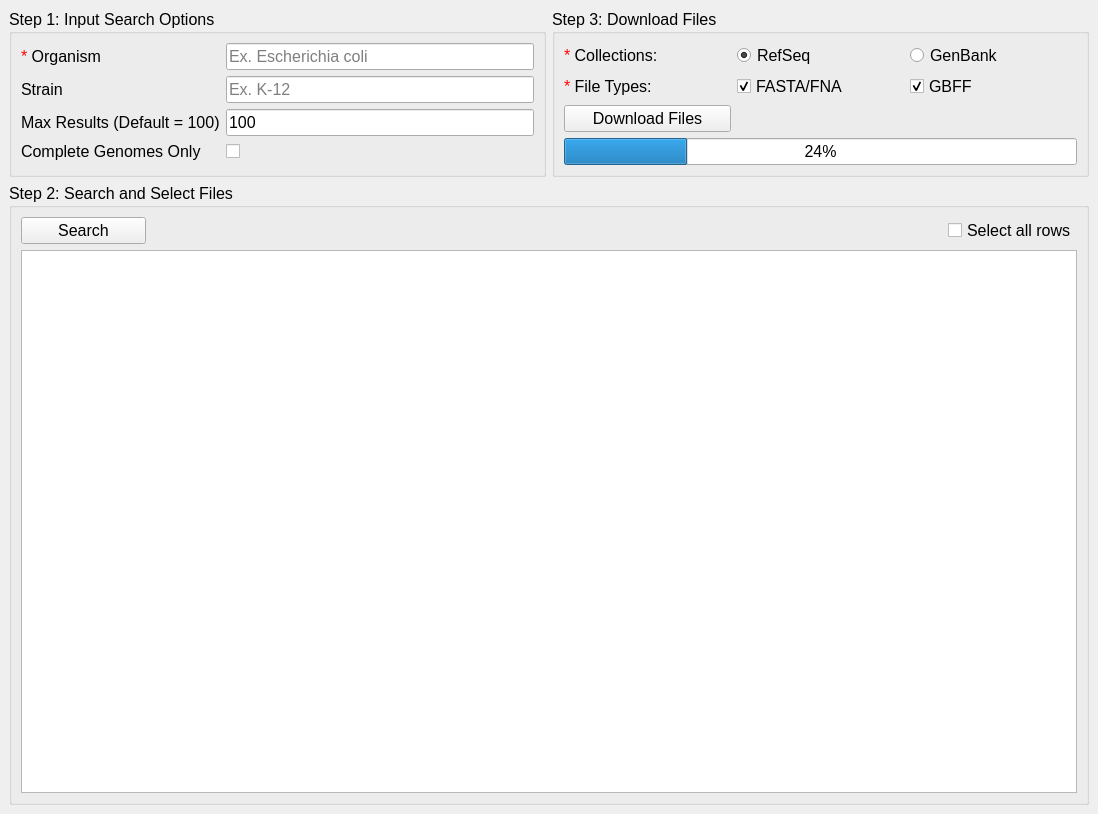
<?xml version="1.0" encoding="UTF-8"?>
<ui version="4.0">
 <class>MainWindow</class>
 <widget class="QMainWindow" name="MainWindow">
  <property name="geometry">
   <rect>
    <x>0</x>
    <y>0</y>
    <width>1098</width>
    <height>814</height>
   </rect>
  </property>
  <property name="font">
   <font>
    <pointsize>12</pointsize>
   </font>
  </property>
  <property name="windowTitle">
   <string>MainWindow</string>
  </property>
  <widget class="QWidget" name="centralwidget">
   <layout class="QGridLayout" name="gridLayout_2">
    <item row="0" column="0">
     <layout class="QGridLayout" name="gridLayout">
      <item row="2" column="0" colspan="2">
       <widget class="QGroupBox" name="grpStep2">
        <property name="title">
         <string>Step 2: Search and Select Files</string>
        </property>
        <layout class="QGridLayout" name="gridLayout_6">
         <item row="0" column="1" alignment="Qt::AlignRight">
          <widget class="QCheckBox" name="chkSelectAllRows">
           <property name="text">
            <string>Select all rows</string>
           </property>
          </widget>
         </item>
         <item row="1" column="0" colspan="2">
          <widget class="QTableView" name="tblNCBIResults">
           <property name="layoutDirection">
            <enum>Qt::LeftToRight</enum>
           </property>
          </widget>
         </item>
         <item row="0" column="0" alignment="Qt::AlignLeft">
          <widget class="QPushButton" name="pbtnSearch">
           <property name="minimumSize">
            <size>
             <width>125</width>
             <height>0</height>
            </size>
           </property>
           <property name="text">
            <string>Search</string>
           </property>
          </widget>
         </item>
        </layout>
       </widget>
      </item>
      <item row="1" column="0">
       <widget class="QGroupBox" name="grpStep1">
        <property name="sizePolicy">
         <sizepolicy hsizetype="Expanding" vsizetype="Preferred">
          <horstretch>0</horstretch>
          <verstretch>0</verstretch>
         </sizepolicy>
        </property>
        <property name="title">
         <string>Step 1: Input Search Options</string>
        </property>
        <layout class="QGridLayout" name="gridLayout_4">
         <item row="3" column="0">
          <widget class="QLabel" name="lblCompleteGenomesOnly">
           <property name="sizePolicy">
            <sizepolicy hsizetype="Preferred" vsizetype="Fixed">
             <horstretch>0</horstretch>
             <verstretch>0</verstretch>
            </sizepolicy>
           </property>
           <property name="toolTip">
            <string>&lt;html&gt;&lt;head/&gt;&lt;body&gt;&lt;p&gt;&lt;span style=&quot; font-size:12pt;&quot;&gt;Only display entries classified as &amp;quot;Complete Genomes&amp;quot; by NCBI.&lt;/span&gt;&lt;/p&gt;&lt;/body&gt;&lt;/html&gt;</string>
           </property>
           <property name="text">
            <string>Complete Genomes Only</string>
           </property>
          </widget>
         </item>
         <item row="0" column="0">
          <widget class="QLabel" name="lblOrganism">
           <property name="sizePolicy">
            <sizepolicy hsizetype="Preferred" vsizetype="Fixed">
             <horstretch>0</horstretch>
             <verstretch>0</verstretch>
            </sizepolicy>
           </property>
           <property name="text">
            <string>&lt;html&gt;&lt;head/&gt;&lt;body&gt;&lt;p&gt;&lt;span style=&quot; color:#ff0000;&quot;&gt;* &lt;/span&gt;Organism&lt;/p&gt;&lt;/body&gt;&lt;/html&gt;</string>
           </property>
          </widget>
         </item>
         <item row="2" column="1">
          <widget class="QLineEdit" name="ledMaxResults">
           <property name="text">
            <string>100</string>
           </property>
          </widget>
         </item>
         <item row="1" column="0">
          <widget class="QLabel" name="lblStrain">
           <property name="sizePolicy">
            <sizepolicy hsizetype="Preferred" vsizetype="Fixed">
             <horstretch>0</horstretch>
             <verstretch>0</verstretch>
            </sizepolicy>
           </property>
           <property name="text">
            <string>Strain</string>
           </property>
          </widget>
         </item>
         <item row="1" column="1">
          <widget class="QLineEdit" name="ledStrain">
           <property name="placeholderText">
            <string>Ex. K-12</string>
           </property>
          </widget>
         </item>
         <item row="2" column="0">
          <widget class="QLabel" name="lblMaxResults">
           <property name="sizePolicy">
            <sizepolicy hsizetype="Preferred" vsizetype="Fixed">
             <horstretch>0</horstretch>
             <verstretch>0</verstretch>
            </sizepolicy>
           </property>
           <property name="toolTip">
            <string>&lt;html&gt;&lt;head/&gt;&lt;body&gt;&lt;p&gt;&lt;span style=&quot; font-size:12pt;&quot;&gt;Number of search results to return.&lt;/span&gt;&lt;/p&gt;&lt;/body&gt;&lt;/html&gt;</string>
           </property>
           <property name="text">
            <string>Max Results (Default = 100)</string>
           </property>
          </widget>
         </item>
         <item row="0" column="1">
          <widget class="QLineEdit" name="ledOrganism">
           <property name="placeholderText">
            <string>Ex. Escherichia coli</string>
           </property>
          </widget>
         </item>
         <item row="3" column="1">
          <widget class="QCheckBox" name="chkCompleteGenomesOnly">
           <property name="text">
            <string/>
           </property>
          </widget>
         </item>
        </layout>
       </widget>
      </item>
      <item row="1" column="1">
       <widget class="QGroupBox" name="grpStep3">
        <property name="sizePolicy">
         <sizepolicy hsizetype="Expanding" vsizetype="Preferred">
          <horstretch>0</horstretch>
          <verstretch>0</verstretch>
         </sizepolicy>
        </property>
        <property name="title">
         <string>Step 3: Download Files</string>
        </property>
        <layout class="QGridLayout" name="gridLayout_5">
         <item row="1" column="0">
          <widget class="QLabel" name="lblFileTypes">
           <property name="toolTip">
            <string>&lt;html&gt;&lt;head/&gt;&lt;body&gt;&lt;p&gt;&lt;span style=&quot; font-size:12pt;&quot;&gt;These are the file types that you are choosing to download. GBFF = annotation file, FASTA/FNA = genomic sequence file.&lt;/span&gt;&lt;/p&gt;&lt;/body&gt;&lt;/html&gt;</string>
           </property>
           <property name="text">
            <string>&lt;html&gt;&lt;head/&gt;&lt;body&gt;&lt;p&gt;&lt;span style=&quot; color:#ff0000;&quot;&gt;*&lt;/span&gt; File Types:&lt;/p&gt;&lt;/body&gt;&lt;/html&gt;</string>
           </property>
          </widget>
         </item>
         <item row="0" column="1">
          <widget class="QRadioButton" name="rbtnCollectionsRefSeq">
           <property name="text">
            <string>RefSeq</string>
           </property>
           <property name="checked">
            <bool>true</bool>
           </property>
          </widget>
         </item>
         <item row="2" column="0">
          <widget class="QPushButton" name="pbtnDownloadFiles">
           <property name="minimumSize">
            <size>
             <width>125</width>
             <height>0</height>
            </size>
           </property>
           <property name="text">
            <string>Download Files</string>
           </property>
          </widget>
         </item>
         <item row="3" column="0" colspan="3">
          <widget class="QProgressBar" name="pbDownloadFiles">
           <property name="value">
            <number>24</number>
           </property>
          </widget>
         </item>
         <item row="2" column="1" colspan="2">
          <widget class="QLabel" name="lblDownloadFilesStatus">
           <property name="text">
            <string/>
           </property>
          </widget>
         </item>
         <item row="0" column="0">
          <widget class="QLabel" name="lblCollections">
           <property name="toolTip">
            <string>&lt;html&gt;&lt;head/&gt;&lt;body&gt;&lt;p&gt;&lt;span style=&quot; font-size:12pt;&quot;&gt;These are the databases that files are downloaded from. Refseq is considered the gold standard for annotations and assemblies. It is HIGHLY recommended to use Refseq if available for the genome of interest.&lt;/span&gt;&lt;/p&gt;&lt;/body&gt;&lt;/html&gt;</string>
           </property>
           <property name="text">
            <string>&lt;html&gt;&lt;head/&gt;&lt;body&gt;&lt;p&gt;&lt;span style=&quot; color:#ff0000;&quot;&gt;*&lt;/span&gt; Collections:&lt;/p&gt;&lt;/body&gt;&lt;/html&gt;</string>
           </property>
          </widget>
         </item>
         <item row="0" column="2">
          <widget class="QRadioButton" name="rbtnCollectionsGenBank">
           <property name="text">
            <string>GenBank</string>
           </property>
           <property name="checked">
            <bool>false</bool>
           </property>
          </widget>
         </item>
         <item row="1" column="1">
          <widget class="QCheckBox" name="chkFileTypesFNA">
           <property name="text">
            <string>FASTA/FNA</string>
           </property>
           <property name="checked">
            <bool>true</bool>
           </property>
          </widget>
         </item>
         <item row="1" column="2">
          <widget class="QCheckBox" name="chkFileTypesGBFF">
           <property name="text">
            <string>GBFF</string>
           </property>
           <property name="checked">
            <bool>true</bool>
           </property>
          </widget>
         </item>
         <item row="5" column="0" colspan="3">
          <layout class="QFormLayout" name="formLayout">
           <property name="fieldGrowthPolicy">
            <enum>QFormLayout::ExpandingFieldsGrow</enum>
           </property>
          </layout>
         </item>
        </layout>
       </widget>
      </item>
     </layout>
    </item>
   </layout>
  </widget>
 </widget>
 <tabstops>
  <tabstop>ledOrganism</tabstop>
  <tabstop>ledStrain</tabstop>
  <tabstop>ledMaxResults</tabstop>
  <tabstop>chkCompleteGenomesOnly</tabstop>
  <tabstop>pbtnSearch</tabstop>
  <tabstop>chkSelectAllRows</tabstop>
  <tabstop>tblNCBIResults</tabstop>
  <tabstop>rbtnCollectionsGenBank</tabstop>
  <tabstop>rbtnCollectionsRefSeq</tabstop>
  <tabstop>pbtnDownloadFiles</tabstop>
 </tabstops>
 <resources/>
 <connections/>
</ui>
